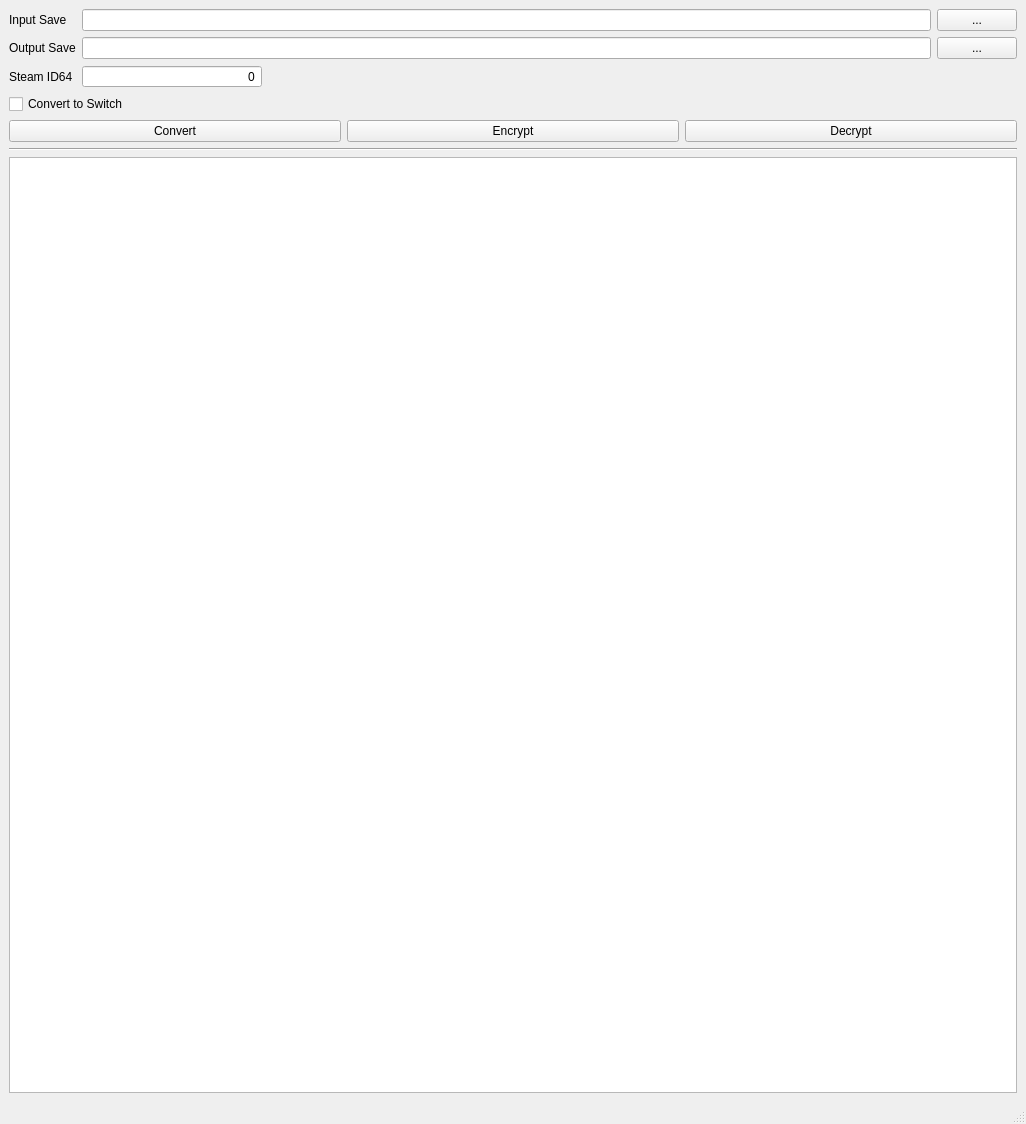
<?xml version="1.0" encoding="UTF-8"?>
<ui version="4.0">
 <class>MainWindow</class>
 <widget class="QMainWindow" name="MainWindow">
  <property name="geometry">
   <rect>
    <x>0</x>
    <y>0</y>
    <width>1026</width>
    <height>1124</height>
   </rect>
  </property>
  <property name="windowTitle">
   <string>MainWindow</string>
  </property>
  <widget class="QWidget" name="centralwidget">
   <layout class="QVBoxLayout" name="verticalLayout">
    <item>
     <layout class="QVBoxLayout" name="verticalLayout_9">
      <item>
       <layout class="QGridLayout" name="gridLayout_4">
        <item row="0" column="0">
         <widget class="QLabel" name="lCMM_8">
          <property name="text">
           <string>Input Save</string>
          </property>
         </widget>
        </item>
        <item row="0" column="1">
         <widget class="QLineEdit" name="input"/>
        </item>
        <item row="0" column="2">
         <widget class="QPushButton" name="inputFind">
          <property name="text">
           <string>...</string>
          </property>
         </widget>
        </item>
        <item row="1" column="2">
         <widget class="QPushButton" name="outputFind">
          <property name="text">
           <string>...</string>
          </property>
         </widget>
        </item>
        <item row="1" column="1">
         <widget class="QLineEdit" name="output"/>
        </item>
        <item row="1" column="0">
         <widget class="QLabel" name="lCMM_3">
          <property name="text">
           <string>Output Save</string>
          </property>
         </widget>
        </item>
        <item row="2" column="0">
         <widget class="QLabel" name="label">
          <property name="text">
           <string>Steam ID64</string>
          </property>
         </widget>
        </item>
        <item row="2" column="1">
         <layout class="QHBoxLayout" name="horizontalLayout_2">
          <item>
           <widget class="BigIntSpinbox" name="steamid64">
            <property name="minimumSize">
             <size>
              <width>180</width>
              <height>0</height>
             </size>
            </property>
            <property name="alignment">
             <set>Qt::AlignRight|Qt::AlignTrailing|Qt::AlignVCenter</set>
            </property>
            <property name="buttonSymbols">
             <enum>QAbstractSpinBox::NoButtons</enum>
            </property>
            <property name="maximum">
             <number>999999999</number>
            </property>
           </widget>
          </item>
          <item>
           <spacer name="horizontalSpacer_2">
            <property name="orientation">
             <enum>Qt::Horizontal</enum>
            </property>
            <property name="sizeHint" stdset="0">
             <size>
              <width>40</width>
              <height>20</height>
             </size>
            </property>
           </spacer>
          </item>
         </layout>
        </item>
       </layout>
      </item>
      <item>
       <widget class="QCheckBox" name="nsw">
        <property name="text">
         <string>Convert to Switch</string>
        </property>
       </widget>
      </item>
      <item>
       <layout class="QHBoxLayout" name="horizontalLayout_3">
        <item>
         <widget class="QPushButton" name="convert">
          <property name="text">
           <string>Convert</string>
          </property>
         </widget>
        </item>
        <item>
         <widget class="QPushButton" name="encrypt">
          <property name="text">
           <string>Encrypt</string>
          </property>
         </widget>
        </item>
        <item>
         <widget class="QPushButton" name="decrypt">
          <property name="text">
           <string>Decrypt</string>
          </property>
         </widget>
        </item>
       </layout>
      </item>
      <item>
       <widget class="Line" name="line_2">
        <property name="orientation">
         <enum>Qt::Horizontal</enum>
        </property>
       </widget>
      </item>
     </layout>
    </item>
    <item>
     <widget class="QTextEdit" name="console">
      <property name="font">
       <font>
        <family>Courier New</family>
       </font>
      </property>
      <property name="readOnly">
       <bool>true</bool>
      </property>
     </widget>
    </item>
   </layout>
  </widget>
  <widget class="QMenuBar" name="menubar">
   <property name="geometry">
    <rect>
     <x>0</x>
     <y>0</y>
     <width>1026</width>
     <height>21</height>
    </rect>
   </property>
  </widget>
  <widget class="QStatusBar" name="statusbar"/>
 </widget>
 <customwidgets>
  <customwidget>
   <class>BigIntSpinbox</class>
   <extends>QSpinBox</extends>
   <header>BigIntSpinbox.h</header>
  </customwidget>
 </customwidgets>
 <resources/>
 <connections/>
</ui>
